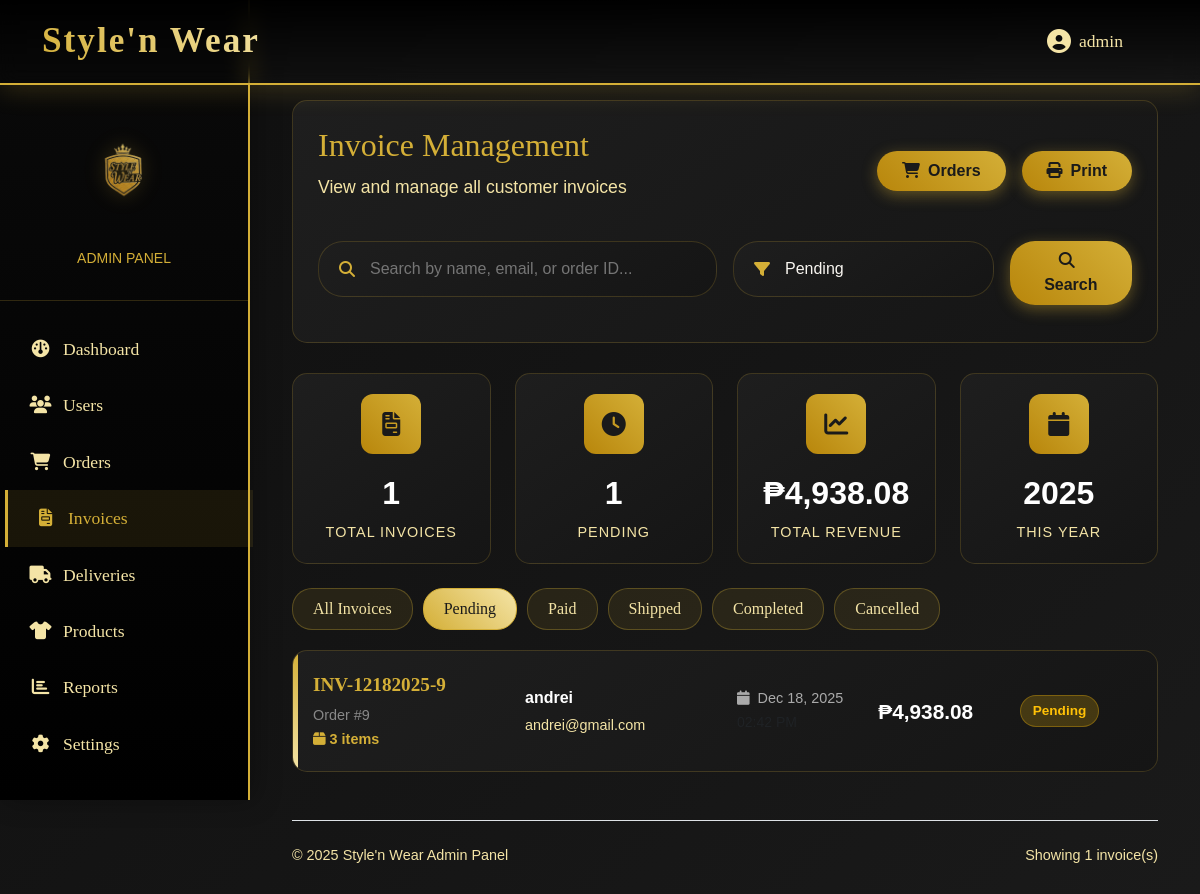
The app's page /Admin/invoice_list.php?status=pending (signed in) with its own data.
### tables this page shows
CREATE TABLE `orders` (
  `order_id` int(11) NOT NULL,
  `user_id` int(11) NOT NULL,
  `shipping_address_id` int(11) DEFAULT NULL,
  `total_amount` decimal(12,2) NOT NULL DEFAULT 0.00,
  `currency` varchar(10) NOT NULL DEFAULT 'PHP',
  `status` enum('pending','paid','shipped','completed','cancelled') NOT NULL DEFAULT 'pending',
  `placed_at` timestamp NOT NULL DEFAULT current_timestamp(),
  `updated_at` timestamp NOT NULL DEFAULT current_timestamp() ON UPDATE current_timestamp()
);

CREATE TABLE `users` (
  `user_id` int(11) NOT NULL,
  `fullname` varchar(100) NOT NULL,
  `username` varchar(50) NOT NULL,
  `password_hash` varchar(255) NOT NULL,
  `email` varchar(150) NOT NULL,
  `date_joined` timestamp NOT NULL DEFAULT current_timestamp()
);

### Admin/invoice_list.php (the view, shortened to what this page needs)
<?php
$host = 'localhost';
$dbname = 'stylenwear_db';
$username = 'root';
$password = '';
try {
    $conn = new PDO("mysql:host=$host;dbname=$dbname", $username, $password);
    $conn->setAttribute(PDO::ATTR_ERRMODE, PDO::ERRMODE_EXCEPTION);
} catch (PDOException $e) {
    die("Cannot connect to database: " . $e->getMessage());
}
$search = isset($_GET['search']) ? $_GET['search'] : '';
$status = isset($_GET['status']) ? $_GET['status'] : '';
$sql = "SELECT
            o.order_id,
            o.total_amount,
            o.currency,
            o.status as order_status,
            o.placed_at as invoice_date,
            u.fullname,
            u.email,
            COUNT(oi.order_item_id) as item_count
        FROM orders o
        JOIN users u ON o.user_id = u.user_id
        LEFT JOIN order_items oi ON o.order_id = oi.order_id
        WHERE 1=1";
$params = [];
if (!empty($status) && $status != 'all') {
    $sql .= " AND o.status = ?";
    $params[] = $status;
}
$sql .= " GROUP BY o.order_id ORDER BY o.placed_at DESC LIMIT 50";
$stmt = $conn->prepare($sql);
$stmt->execute($params);
$invoices = $stmt->fetchAll(PDO::FETCH_ASSOC);
$totalInvoices = count($invoices);
$totalRevenue = array_sum(array_column($invoices, 'total_amount'));
$pendingInvoices = count(array_filter($invoices, function($inv) {
    return $inv['order_status'] == 'pending';
}));
function e($s) {
    return htmlspecialchars($s ?? '', ENT_QUOTES, 'UTF-8');
}
function getStatusBadge($status) {
    $classes = [
        'pending' => 'status-pending',
        'paid' => 'status-paid',
        'shipped' => 'status-shipped',
        'completed' => 'status-completed',
        'cancelled' => 'status-cancelled'
    ];
    return $classes[$status] ?? 'status-pending';
}
?>
<!DOCTYPE html>
<html lang="en">
<head>
    <link href="https://cdn.jsdelivr.net/npm/bootstrap@5.3.0/dist/css/bootstrap.min.css" rel="stylesheet">
    <link rel="stylesheet" href="https://cdnjs.cloudflare.com/ajax/libs/font-awesome/6.4.0/css/all.min.css">
</head>
<body>
    <nav class="luxury-header">
        <div class="container">
            <div class="d-flex justify-content-between align-items-center">
                <div class="brand-title">
                    Style'n Wear
                </div>
                <div class="d-flex align-items-center">
                    <div class="dropdown">
                        <a href="#" class="nav-link d-flex align-items-center" data-bs-toggle="dropdown">
                            <i class="fas fa-user-circle me-2" style="font-size: 1.5rem;"></i>
                            <span><?php echo e($_SESSION['admin_name'] ?? 'Admin'); ?></span>
                        </a>
                    </div>
                </div>
            </div>
        </div>
    </nav>
    <aside class="admin-sidebar">
        <div class="sidebar-logo">
            <img src="../image/stylenwear.png" alt="Style'n Wear Logo">
            <div class="mt-3" style="color: var(--gold);">
                <small>ADMIN PANEL</small>
            </div>
        </div>
        <div class="sidebar-menu">
            <a href="dashboard.php" class="sidebar-item">
                <i class="fas fa-dashboard"></i>Dashboard
            </a>
            <a href="users.php" class="sidebar-item">
                <i class="fas fa-users"></i>Users
            </a>
            <a href="orders.php" class="sidebar-item">
                <i class="fas fa-shopping-cart"></i>Orders
            </a>
            <a href="invoice_list.php" class="sidebar-item active">
                <i class="fas fa-file-invoice"></i>Invoices
            </a>
            <a href="deliveries.php" class="sidebar-item">
                <i class="fas fa-truck"></i>Deliveries
            </a>
            <a href="products.php" class="sidebar-item">
                <i class="fas fa-tshirt"></i>Products
            </a>
            <a href="reports.php" class="sidebar-item">
                <i class="fas fa-chart-bar"></i>Reports
            </a>
            <a href="settings.php" class="sidebar-item">
                <i class="fas fa-cog"></i>Settings
            </a>
        </div>
    </aside>
    <main class="admin-content">
        <div class="container-fluid">
            <div class="page-header">
                <div class="row align-items-center">
                    <div class="col-md-6">
                        <h1 class="page-title">Invoice Management</h1>
                        <p class="page-subtitle">View and manage all customer invoices</p>
                    </div>
                    <div class="col-md-6">
                        <div class="d-flex justify-content-end gap-3">
                            <a href="orders.php" class="btn logout-btn">
                                <i class="fas fa-shopping-cart me-2"></i>Orders
                            </a>
                            <button class="btn logout-btn" onclick="window.print()">
                                <i class="fas fa-print me-2"></i>Print
                            </button>
                        </div>
                    </div>
                </div>
                <form method="GET" class="mt-4">
                    <div class="row g-3">
                        <div class="col-md-6">
                            <div class="search-box">
                                <i class="fas fa-search"></i>
                                <input type="text" name="search"
                                       placeholder="Search by name, email, or order ID..."
                                       value="<?php echo e($search); ?>">
                            </div>
                        </div>
                        <div class="col-md-4">
                            <div class="search-box">
                                <i class="fas fa-filter"></i>
                                <select name="status" class="form-select bg-transparent border-0">
                                    <option value="pending" <?php echo $status == 'pending' ? 'selected' : ''; ?>>Pending</option>
                                </select>
                            </div>
                        </div>
                        <div class="col-md-2">
                            <button type="submit" class="btn logout-btn w-100">
                                <i class="fas fa-search me-2"></i>Search
                            </button>
                        </div>
                    </div>
                </form>
            </div>
            <div class="row mb-4">
                <div class="col-md-3">
                    <div class="stats-card">
                        <div class="stats-icon">
                            <i class="fas fa-file-invoice"></i>
                        </div>
                        <div class="stats-value"><?php echo e($totalInvoices); ?></div>
                        <div class="stats-label">Total Invoices</div>
                    </div>
                </div>
                <div class="col-md-3">
                    <div class="stats-card">
                        <div class="stats-icon">
                            <i class="fas fa-clock"></i>
                        </div>
                        <div class="stats-value"><?php echo e($pendingInvoices); ?></div>
                        <div class="stats-label">Pending</div>
                    </div>
                </div>
                <div class="col-md-3">
                    <div class="stats-card">
                        <div class="stats-icon">
                            <i class="fas fa-chart-line"></i>
                        </div>
                        <div class="stats-value">₱<?php echo e(number_format($totalRevenue, 2)); ?></div>
                        <div class="stats-label">Total Revenue</div>
                    </div>
                </div>
                <div class="col-md-3">
                    <div class="stats-card">
                        <div class="stats-icon">
                            <i class="fas fa-calendar"></i>
                        </div>
                        <div class="stats-value"><?php echo e(date('Y')); ?></div>
                        <div class="stats-label">This Year</div>
                    </div>
                </div>
            </div>
            <div class="filter-tabs">
                <div class="filter-tab <?php echo empty($status) || $status == 'all' ? 'active' : ''; ?>"
                     onclick="window.location='invoice_list.php'">All Invoices</div>
                <div class="filter-tab <?php echo $status == 'pending' ? 'active' : ''; ?>"
                     onclick="window.location='invoice_list.php?status=pending'">Pending</div>
                <div class="filter-tab <?php echo $status == 'paid' ? 'active' : ''; ?>"
                     onclick="window.location='invoice_list.php?status=paid'">Paid</div>
                <div class="filter-tab <?php echo $status == 'shipped' ? 'active' : ''; ?>"
                     onclick="window.location='invoice_list.php?status=shipped'">Shipped</div>
                <div class="filter-tab <?php echo $status == 'completed' ? 'active' : ''; ?>"
                     onclick="window.location='invoice_list.php?status=completed'">Completed</div>
                <div class="filter-tab <?php echo $status == 'cancelled' ? 'active' : ''; ?>"
                     onclick="window.location='invoice_list.php?status=cancelled'">Cancelled</div>
            </div>
            <?php if (empty($invoices)): ?>
            <div class="empty-state">
                <i class="fas fa-file-invoice"></i>
                <h3>No invoices found</h3>
                <p>Try changing your search criteria or create new invoices</p>
            </div>
            <?php else: ?>
            <?php foreach ($invoices as $invoice):
                $statusClass = getStatusBadge($invoice['order_status']);
                $invoiceDate = date('M d, Y', strtotime($invoice['invoice_date']));
                $invoiceTime = date('h:i A', strtotime($invoice['invoice_date']));
            ?>
            <div class="invoice-card" onclick="window.location='invoice_view.php?id=<?php echo e($invoice['order_id']); ?>'">
                <div class="row align-items-center">
                    <div class="col-md-3">
                        <div class="invoice-number"><?php echo e($invoice['invoice_number']); ?></div>
                        <div class="invoice-order">Order #<?php echo e($invoice['order_id']); ?></div>
                        <span class="item-count">
                            <i class="fas fa-box"></i> <?php echo e($invoice['item_count']); ?> items
                        </span>
                    </div>
                    <div class="col-md-3">
                        <div class="customer-name"><?php echo e($invoice['fullname']); ?></div>
                        <div class="customer-email"><?php echo e($invoice['email']); ?></div>
                    </div>
                    <div class="col-md-2">
                        <div class="invoice-date">
                            <i class="fas fa-calendar me-1"></i> <?php echo e($invoiceDate); ?>
                        </div>
                        <small class="text-muted"><?php echo e($invoiceTime); ?></small>
                    </div>
                    <div class="col-md-2">
                        <div class="invoice-amount text-gold">
                            ₱<?php echo e(number_format($invoice['total_amount'], 2)); ?>
                        </div>
                    </div>
                    <div class="col-md-2">
                        <span class="status-badge <?php echo e($statusClass); ?>">
                            <?php echo e(ucfirst($invoice['order_status'])); ?>
                        </span>
                    </div>
                </div>
            </div>
            <?php endforeach; ?>
            <?php endif; ?>
            <footer class="mt-5 pt-4 border-top" style="border-color: rgba(212, 175, 55, 0.2);">
                <div class="d-flex justify-content-between align-items-center" style="color: var(--gold-light); font-size: 0.9rem;">
                    <div>© <?php echo date('Y'); ?> Style'n Wear Admin Panel</div>
                    <div>
                        Showing <?php echo count($invoices); ?> invoice(s)
                    </div>
                </div>
            </footer>
        </div>
    </main>
</body>
</html>

### records on screen
orders: status "1", invoice_number "INV-12182025-9", order_id "9", item_count "3", user.fullname "andrei", user.email "andrei@gmail.com", placed_at "Dec 18, 2025", total_amount "4,938.08", status "Pending"

### other values on screen
$_SESSION['admin_name'] "admin"
$totalInvoices "1"
$totalRevenue "4,938.08"
count($invoices) "1"
